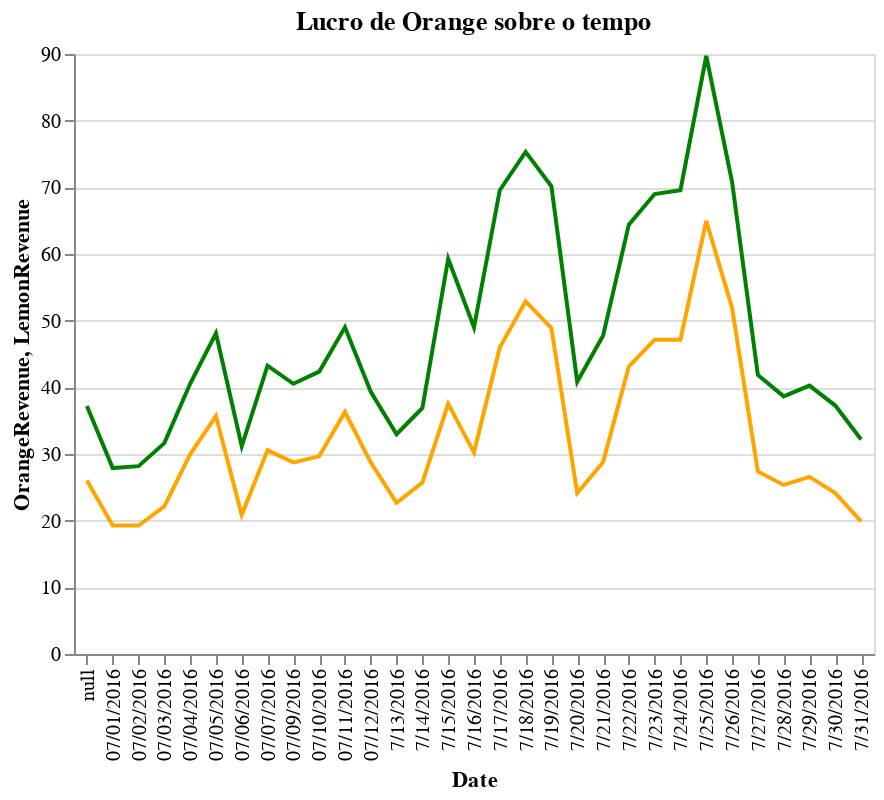

The notebook cell this image was saved under:
### Code cell
base = alt.Chart(lemonades).encode(x='Date')

orange =  base.mark_line(color='orange').encode(
    y='OrangeRevenue'
)

lemon =  base.mark_line(color='green').encode(
    y='LemonRevenue'
)

(orange + lemon).properties(
    title="Lucro de Orange sobre o tempo"
)

### Figure 1 — Vega-Lite specification as saved in the notebook (floating-point values rounded to 4 significant figures)
{"$schema": "https://vega.github.io/schema/vega-lite/v3.4.0.json", "config": {"mark": {"tooltip": null}, "view": {"height": 300, "width": 400}}, "data": {"name": "data-740605f8594c669ef0c65e4f397d5d23"}, "datasets": {"data-740605f8594c669ef0c65e4f397d5d23": [{"Date": "7/25/2016", "Leaflets": 135, "Lemon": 156, "LemonRevenue": 89.7, "Location": "Park", "Orange": 113, "OrangeRevenue": 64.97, "Price": 0.575, "Rank": 31.5, "Revenue": 134.5, "Sales": 269, "Temperature": 84}, {"Date": "07/12/2016", "Leaflets": 99, "Lemon": 130, "LemonRevenue": 39.33, "Location": "Beach", "Orange": 95, "OrangeRevenue": 28.74, "Price": 0.3025, "Rank": 31.5, "Revenue": 56.25, "Sales": 225, "Temperature": 84}, {"Date": "7/26/2016", "Leaflets": 158, "Lemon": 176, "LemonRevenue": 70.84, "Location": "Park", "Orange": 129, "OrangeRevenue": 51.92, "Price": 0.4025, "Rank": 29.5, "Revenue": 106.8, "Sales": 305, "Temperature": 83}, {"Date": "07/11/2016", "Leaflets": 135, "Lemon": 162, "LemonRevenue": 49.01, "Location": "Beach", "Orange": 120, "OrangeRevenue": 36.3, "Price": 0.3025, "Rank": 29.5, "Revenue": 70.5, "Sales": 282, "Temperature": 83}, {"Date": null, "Leaflets": 113, "Lemon": 123, "LemonRevenue": 37.21, "Location": "Beach", "Orange": 86, "OrangeRevenue": 26.02, "Price": 0.3025, "Rank": 24.5, "Revenue": 52.25, "Sales": 209, "Temperature": 82}, {"Date": "7/24/2016", "Leaflets": 117, "Lemon": 121, "LemonRevenue": 69.57, "Location": "Park", "Orange": 82, "OrangeRevenue": 47.15, "Price": 0.575, "Rank": 24.5, "Revenue": 101.5, "Sales": 203, "Temperature": 82}, {"Date": "7/28/2016", "Leaflets": 90, "Lemon": 96, "LemonRevenue": 38.64, "Location": "Park", "Orange": 63, "OrangeRevenue": 25.36, "Price": 0.4025, "Rank": 24.5, "Revenue": 55.65, "Sales": 159, "Temperature": 82}, {"Date": "07/10/2016", "Leaflets": 131, "Lemon": 140, "LemonRevenue": 42.35, "Location": "Beach", "Orange": 98, "OrangeRevenue": 29.65, "Price": 0.3025, "Rank": 24.5, "Revenue": 59.5, "Sales": 238, "Temperature": 82}, {"Date": "7/31/2016", "Leaflets": 68, "Lemon": 76, "LemonRevenue": 32.19, "Location": "Beach", "Orange": 47, "OrangeRevenue": 19.9, "Price": 0.4235, "Rank": 24.5, "Revenue": 43.05, "Sales": 123, "Temperature": 82}, {"Date": "07/06/2016", "Leaflets": 90, "Lemon": 103, "LemonRevenue": 31.16, "Location": "Beach", "Orange": 69, "OrangeRevenue": 20.87, "Price": 0.3025, "Rank": 24.5, "Revenue": 43, "Sales": 172, "Temperature": 82}, {"Date": "07/06/2016", "Leaflets": 90, "Lemon": 103, "LemonRevenue": 31.16, "Location": "Beach", "Orange": 69, "OrangeRevenue": 20.87, "Price": 0.3025, "Rank": 24.5, "Revenue": 43, "Sales": 172, "Temperature": 82}, {"Date": "7/30/2016", "Leaflets": 81, "Lemon": 88, "LemonRevenue": 37.27, "Location": "Beach", "Orange": 57, "OrangeRevenue": 24.14, "Price": 0.4235, "Rank": 24.5, "Revenue": 50.75, "Sales": 145, "Temperature": 82}, {"Date": "7/18/2016", "Leaflets": 122, "Lemon": 131, "LemonRevenue": 75.32, "Location": "Park", "Orange": 92, "OrangeRevenue": 52.9, "Price": 0.575, "Rank": 18.5, "Revenue": 111.5, "Sales": 223, "Temperature": 81}, {"Date": "07/07/2016", "Leaflets": 135, "Lemon": 143, "LemonRevenue": 43.26, "Location": "Beach", "Orange": 101, "OrangeRevenue": 30.55, "Price": 0.3025, "Rank": 18.5, "Revenue": 61, "Sales": 244, "Temperature": 81}, {"Date": "7/23/2016", "Leaflets": 117, "Lemon": 120, "LemonRevenue": 69, "Location": "Park", "Orange": 82, "OrangeRevenue": 47.15, "Price": 0.575, "Rank": 18.5, "Revenue": 101, "Sales": 202, "Temperature": 81}, {"Date": "7/29/2016", "Leaflets": 95, "Lemon": 100, "LemonRevenue": 40.25, "Location": "Park", "Orange": 66, "OrangeRevenue": 26.56, "Price": 0.4025, "Rank": 18.5, "Revenue": 58.1, "Sales": 166, "Temperature": 81}, {"Date": "7/22/2016", "Leaflets": 108, "Lemon": 112, "LemonRevenue": 64.4, "Location": "Park", "Orange": 75, "OrangeRevenue": 43.12, "Price": 0.575, "Rank": 15, "Revenue": 93.5, "Sales": 187, "Temperature": 80}, {"Date": "07/09/2016", "Leaflets": 126, "Lemon": 134, "LemonRevenue": 40.54, "Location": "Beach", "Orange": 95, "OrangeRevenue": 28.74, "Price": 0.3025, "Rank": 15, "Revenue": 57.25, "Sales": 229, "Temperature": 80}, {"Date": "7/27/2016", "Leaflets": 99, "Lemon": 104, "LemonRevenue": 41.86, "Location": "Park", "Orange": 68, "OrangeRevenue": 27.37, "Price": 0.4025, "Rank": 15, "Revenue": 60.2, "Sales": 172, "Temperature": 80}, {"Date": "7/19/2016", "Leaflets": 113, "Lemon": 122, "LemonRevenue": 70.15, "Location": "Park", "Orange": 85, "OrangeRevenue": 48.87, "Price": 0.575, "Rank": 12, "Revenue": 103.5, "Sales": 207, "Temperature": 78}, {"Date": "07/05/2016", "Leaflets": 135, "Lemon": 159, "LemonRevenue": 48.1, "Location": "Beach", "Orange": 118, "OrangeRevenue": 35.7, "Price": 0.3025, "Rank": 12, "Revenue": 69.25, "Sales": 277, "Temperature": 78}, {"Date": "7/14/2016", "Leaflets": 113, "Lemon": 122, "LemonRevenue": 36.91, "Location": "Beach", "Orange": 85, "OrangeRevenue": 25.71, "Price": 0.3025, "Rank": 12, "Revenue": 51.75, "Sales": 207, "Temperature": 78}, {"Date": "7/17/2016", "Leaflets": 126, "Lemon": 115, "LemonRevenue": 69.58, "Location": "Beach", "Orange": 76, "OrangeRevenue": 45.98, "Price": 0.605, "Rank": 9, "Revenue": 95.5, "Sales": 191, "Temperature": 77}, {"Date": "7/21/2016", "Leaflets": 90, "Lemon": 83, "LemonRevenue": 47.72, "Location": "Park", "Orange": 50, "OrangeRevenue": 28.75, "Price": 0.575, "Rank": 9, "Revenue": 66.5, "Sales": 133, "Temperature": 77}, {"Date": "7/13/2016", "Leaflets": 99, "Lemon": 109, "LemonRevenue": 32.97, "Location": "Beach", "Orange": 75, "OrangeRevenue": 22.69, "Price": 0.3025, "Rank": 9, "Revenue": 46, "Sales": 184, "Temperature": 77}, {"Date": "07/04/2016", "Leaflets": 98, "Lemon": 134, "LemonRevenue": 40.54, "Location": "Beach", "Orange": 99, "OrangeRevenue": 29.95, "Price": 0.3025, "Rank": 7, "Revenue": 58.25, "Sales": 233, "Temperature": 76}, {"Date": "7/15/2016", "Leaflets": 108, "Lemon": 98, "LemonRevenue": 59.29, "Location": "Beach", "Orange": 62, "OrangeRevenue": 37.51, "Price": 0.605, "Rank": 6, "Revenue": 80, "Sales": 160, "Temperature": 75}, {"Date": "7/16/2016", "Leaflets": 90, "Lemon": 81, "LemonRevenue": 49.01, "Location": "Beach", "Orange": 50, "OrangeRevenue": 30.25, "Price": 0.605, "Rank": 5, "Revenue": 65.5, "Sales": 131, "Temperature": 74}, {"Date": "07/02/2016", "Leaflets": 90, "Lemon": 98, "LemonRevenue": 28.17, "Location": "Park", "Orange": 67, "OrangeRevenue": 19.26, "Price": 0.2875, "Rank": 4, "Revenue": 41.25, "Sales": 165, "Temperature": 72}, {"Date": "07/03/2016", "Leaflets": 104, "Lemon": 110, "LemonRevenue": 31.62, "Location": "Park", "Orange": 77, "OrangeRevenue": 22.14, "Price": 0.2875, "Rank": 3, "Revenue": 46.75, "Sales": 187, "Temperature": 71}, {"Date": "7/20/2016", "Leaflets": 108.5, "Lemon": 71, "LemonRevenue": 40.82, "Location": "Park", "Orange": 42, "OrangeRevenue": 24.15, "Price": 0.575, "Rank": 1.5, "Revenue": 56.5, "Sales": 113, "Temperature": 70}, {"Date": "07/01/2016", "Leaflets": 90, "Lemon": 97, "LemonRevenue": 27.89, "Location": "Park", "Orange": 67, "OrangeRevenue": 19.26, "Price": 0.2875, "Rank": 1.5, "Revenue": 41, "Sales": 164, "Temperature": 70}]}, "layer": [{"encoding": {"x": {"field": "Date", "type": "nominal"}, "y": {"field": "OrangeRevenue", "type": "quantitative"}}, "mark": {"color": "orange", "type": "line"}}, {"encoding": {"x": {"field": "Date", "type": "nominal"}, "y": {"field": "LemonRevenue", "type": "quantitative"}}, "mark": {"color": "green", "type": "line"}}], "title": "Lucro de Orange sobre o tempo"}
